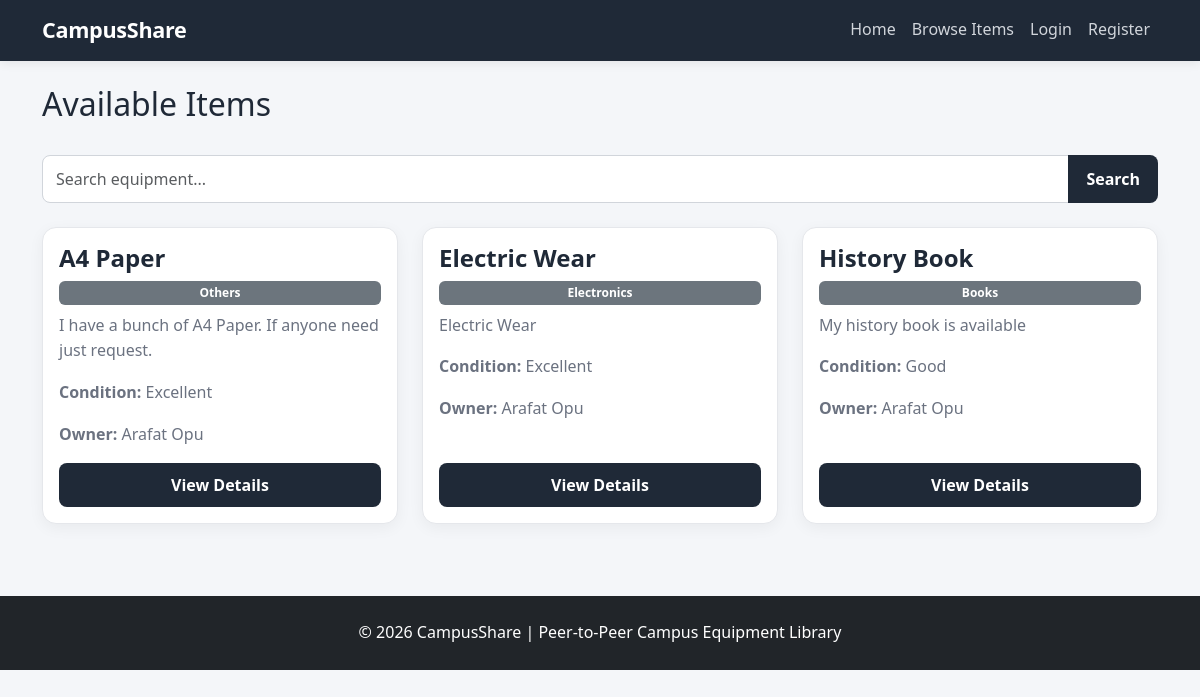
The page /items.php on the database its author committed.
### tables this page shows
CREATE TABLE `items` (
  `ItemID` int(11) NOT NULL,
  `OwnerID` int(11) NOT NULL,
  `CategoryID` int(11) NOT NULL,
  `ItemName` varchar(150) NOT NULL,
  `Description` text DEFAULT NULL,
  `ItemCondition` varchar(100) DEFAULT NULL,
  `Image` varchar(255) DEFAULT NULL,
  `Availability` enum('Available','Borrowed','Unavailable') DEFAULT 'Available',
  `CreatedAt` timestamp NOT NULL DEFAULT current_timestamp()
);

CREATE TABLE `categories` (
  `CategoryID` int(11) NOT NULL,
  `CategoryName` varchar(100) NOT NULL,
  `Description` text DEFAULT NULL
);

CREATE TABLE `users` (
  `UserID` int(11) NOT NULL,
  `Name` varchar(100) NOT NULL,
  `UniversityID` varchar(50) NOT NULL,
  `Email` varchar(100) NOT NULL,
  `Password` varchar(255) NOT NULL,
  `Department` varchar(100) DEFAULT NULL,
  `Role` enum('student','staff','admin') DEFAULT 'student',
  `CreatedAt` timestamp NOT NULL DEFAULT current_timestamp()
);

### items.php (the view, shortened to what this page needs)
<?php
include "config/database.php";
include "includes/header.php";
$search = "";
if ($search != "") {
    $sql = "SELECT
                Items.*,
                Users.Name AS OwnerName,
                Categories.CategoryName
            FROM Items
            JOIN Users
                ON Items.OwnerID = Users.UserID
            JOIN Categories
                ON Items.CategoryID =
                   Categories.CategoryID
            WHERE Items.Availability = 'Available'
            AND Items.ItemName LIKE ?
            ORDER BY Items.CreatedAt DESC";
    $stmt = $conn->prepare($sql);
    $searchValue = "%" . $search . "%";
    $stmt->bind_param(
        "s",
        $searchValue
    );
    $stmt->execute();
    $items = $stmt->get_result();
} else {
    $sql = "SELECT
                Items.*,
                Users.Name AS OwnerName,
                Categories.CategoryName
            FROM Items
            JOIN Users
                ON Items.OwnerID = Users.UserID
            JOIN Categories
                ON Items.CategoryID =
                   Categories.CategoryID
            WHERE Items.Availability = 'Available'
            ORDER BY Items.CreatedAt DESC";
    $items = $conn->query($sql);
}
?>
<div class="d-flex justify-content-between
            align-items-center mb-4">
    <h2>Available Items</h2>
</div>
<form method="GET" class="mb-4">
    <div class="input-group">
        <input
            type="text"
            name="search"
            class="form-control"
            placeholder="Search equipment..."
            value="<?= htmlspecialchars($search) ?>">
        <button
            class="btn btn-dark">
            Search
        </button>
    </div>
</form>
<div class="row">
<?php if ($items->num_rows > 0): ?>
    <?php while ($item = $items->fetch_assoc()): ?>
        <div class="col-md-4 mb-4">
            <div class="card item-card p-3 h-100">
                <h4>
                    <?= htmlspecialchars(
                        $item['ItemName']
                    ) ?>
                </h4>
                <span class="badge bg-secondary mb-2">
                    <?= htmlspecialchars(
                        $item['CategoryName']
                    ) ?>
                </span>
                <p>
                    <?= htmlspecialchars(
                        $item['Description']
                    ) ?>
                </p>
                <p>
                    <strong>Condition:</strong>
                    <?= htmlspecialchars(
                        $item['ItemCondition']
                    ) ?>
                </p>
                <p>
                    <strong>Owner:</strong>
                    <?= htmlspecialchars(
                        $item['OwnerName']
                    ) ?>
                </p>
                <a
                    href="item-details.php?id=<?= $item['ItemID'] ?>"
                    class="btn btn-dark mt-auto">
                    View Details
                </a>
            </div>
        </div>
    <?php endwhile; ?>
<?php else: ?>
    <div class="alert alert-info">
        No available items found.
    </div>
<?php endif; ?>
</div>
<?php include "includes/footer.php"; ?>

### header.php (shortened to what this page needs)
<!DOCTYPE html>
<html lang="en">
<head>
    <link
        href="https://cdn.jsdelivr.net/npm/bootstrap@5.3.3/dist/css/bootstrap.min.css"
        rel="stylesheet">
    <link rel="stylesheet" href="css/style.css">
</head>
<body>
<nav class="navbar navbar-expand-lg navbar-dark bg-dark">
    <div class="container">
        <a class="navbar-brand fw-bold"
           href="index.php">
            CampusShare
        </a>
        <div class="collapse navbar-collapse"
             id="navbarNav">
            <ul class="navbar-nav ms-auto">
                <li class="nav-item">
                    <a class="nav-link"
                       href="index.php">
                        Home
                    </a>
                </li>
                <li class="nav-item">
                    <a class="nav-link"
                       href="items.php">
                        Browse Items
                    </a>
                </li>
                <?php if (isset($_SESSION['user_id'])): ?>
                    <li class="nav-item">
                        <a class="nav-link"
                           href="dashboard.php">
                            Dashboard
                        </a>
                    </li>
                    <li class="nav-item">
                        <a class="nav-link"
                           href="add-item.php">
                            List Item
                        </a>
                    </li>
                    <li class="nav-item">
                        <a class="nav-link"
                           href="logout.php">
                            Logout
                        </a>
                    </li>
                <?php else: ?>
                    <li class="nav-item">
                        <a class="nav-link"
                           href="login.php">
                            Login
                        </a>
                    </li>
                    <li class="nav-item">
                        <a class="nav-link"
                           href="register.php">
                            Register
                        </a>
                    </li>
                <?php endif; ?>
            </ul>
        </div>
    </div>
</nav>
<div class="container mt-4">

### footer.php (shortened to what this page needs)
</div>
<footer class="bg-dark text-white text-center p-4 mt-5">
    <p class="mb-0">
        © 2026 CampusShare |
        Peer-to-Peer Campus Equipment Library
    </p>
</footer>
</body>
</html>

### style.css (style rules this page uses)
:root { --primary: #2563eb; --primary-dark: #1d4ed8; --dark: #1f2937; --text: #1f2937; --muted: #6b7280; --light: #f8fafc; --border: #e5e7eb; --white: #ffffff; --success: #16a34a; --danger: #dc2626; }
body { margin: 0; background: #f4f6f9; color: var(--text); font-family: "Segoe UI", Arial, sans-serif; line-height: 1.6; }
.navbar { background: #1f2937 !important; box-shadow: 0 2px 10px rgba(0, 0, 0, 0.08); }
.navbar-brand { font-size: 1.35rem; font-weight: 700; letter-spacing: -0.3px; }
.navbar .nav-link { color: #d1d5db !important; font-weight: 500; transition: 0.2s ease; }
.card { background: var(--white); border: 1px solid var(--border); border-radius: 14px; box-shadow: 0 4px 15px rgba(0, 0, 0, 0.05); transition: transform 0.25s ease, box-shadow 0.25s ease; }
.item-card { background: var(--white); border: 1px solid var(--border); border-radius: 14px; padding: 24px; transition: transform 0.25s ease, box-shadow 0.25s ease; }
.item-card h3, .item-card h4 { font-weight: 650; color: var(--dark); }
.item-card p { color: var(--muted); }
.btn { border-radius: 8px; padding: 10px 18px; font-weight: 600; border: none; transition: background-color 0.2s ease, transform 0.2s ease, box-shadow 0.2s ease; }
.btn-dark { background: #1f2937; }
.form-control, .form-select { border: 1px solid #d1d5db; border-radius: 8px; padding: 11px 13px; transition: border-color 0.2s ease, box-shadow 0.2s ease; }
.badge { padding: 6px 10px; border-radius: 6px; font-weight: 600; }
footer { background: #1f2937; color: #d1d5db; padding: 25px; margin-top: 60px; text-align: center; }
footer p { margin: 0; }

### rows shown on the page
items: ItemName "A4 Paper", CategoryID.CategoryName "Others", Description "I have a bunch of A4 Paper. If anyone need just request.", ItemCondition "Excellent", OwnerID.Name "Arafat Opu"
items: ItemName "Electric Wear", CategoryID.CategoryName "Electronics", Description "Electric Wear", ItemCondition "Excellent", OwnerID.Name "Arafat Opu"
items: ItemName "History Book", CategoryID.CategoryName "Books", Description "My history book is available", ItemCondition "Good", OwnerID.Name "Arafat Opu"
